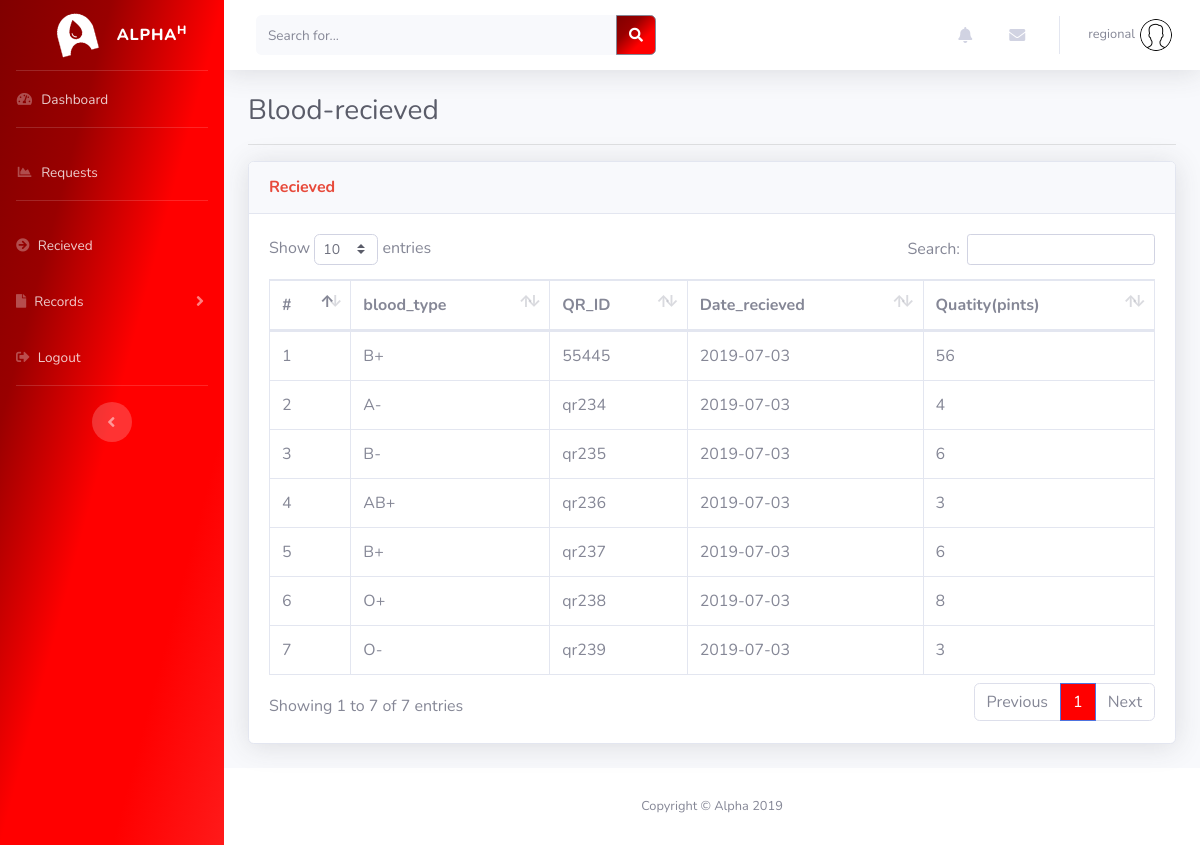
/recieved.php (signed in), run on the app's committed database.
### tables this page shows
CREATE TABLE `blood_recieved` (
  `id` int(11) NOT NULL,
  `blood_type` varchar(250) NOT NULL,
  `blood_rhesus` varchar(250) NOT NULL,
  `Qr_id` varchar(250) NOT NULL,
  `Quantity` int(230) NOT NULL,
  `Date` date NOT NULL DEFAULT current_timestamp()
);

### recieved.php (the view, shortened to what this page needs)
<?php
    $username = $_SESSION['username'];
?>
<!DOCTYPE html>
<html lang="en">
<head>
  <link href="vendor/fontawesome-free/css/all.min.css" rel="stylesheet" type="text/css">
  <link href="css/sb-admin-2.min.css" rel="stylesheet">
  <link href="vendor/datatables/dataTables.bootstrap4.min.css" rel="stylesheet">
</head>
<body id="page-top">
  <div id="wrapper">
    <ul class="navbar-nav  sidebar sidebar-dark accordion" id="accordionSidebar">
      <a class="sidebar-brand d-flex align-items-center justify-content-center" href="index.html">
        <div class="sidebar-brand-icon rotate-n-15">
          <img src="img/logo_trans.png" alt="" style="max-width: 80px;">
        </div>
        <div class="sidebar-brand-text mx-0">ALPHA<sup>H</sup></div>
      </a>
      <hr class="sidebar-divider my-0">
      <li class="nav-item">
        <a class="nav-link" href="hospital.php">
          <i class="fas fa-fw fa-tachometer-alt"></i>
          <span>Dashboard</span></a>
      </li>
      <hr class="sidebar-divider">
      <li class="nav-item">
        <a class="nav-link" href="request.php">
          <i class="fas fa-fw fa-chart-area"></i>
          <span>Requests</span></a>
      </li>
      <hr class="sidebar-divider">
      <li class="nav-item">
        <a class="nav-link" href="recieved.php">
          <i class="fas fa-arrow-circle-right"></i>
          <span>Recieved</span></a>
      </li>
      <li class="nav-item">
        <a class="nav-link collapsed" href="#" data-toggle="collapse" data-target="#collapsePages" aria-expanded="true" aria-controls="collapsePages">
          <i class="fas fa-file"></i>
          <span>Records</span>
        </a>
      </li>
      <li class="nav-item">
        <a class="nav-link" href="index.php">
        <i class="fas fa-sign-out-alt"></i>
          <span>Logout</span></a>
      </li>
      <hr class="sidebar-divider d-none d-md-block">
      <div class="text-center d-none d-md-inline">
        <button class="rounded-circle border-0" id="sidebarToggle"></button>
      </div>
    </ul>
    <div id="content-wrapper" class="d-flex flex-column">
      <div id="content">
        <nav class="navbar navbar-expand navbar-light bg-white topbar mb-4 static-top shadow">
          <form class="d-none d-sm-inline-block form-inline mr-auto ml-md-3 my-2 my-md-0 mw-100 navbar-search">
            <div class="input-group">
              <input type="text" class="form-control bg-light border-0 small" placeholder="Search for..." aria-label="Search" aria-describedby="basic-addon2" style="height: 40px;">
              <div class="input-group-append">
                <button class="btn btn-secondary" type="button" id="btn-search" style="background-color: #AE3E48; height: 40px;">
                  <i class="fas fa-search fa-sm"></i>
                </button>
              </div>
            </div>
          </form>
          <ul class="navbar-nav ml-auto">
            <li class="nav-item dropdown no-arrow mx-1">
              <a class="nav-link dropdown-toggle" href="#" id="alertsDropdown" role="button" data-toggle="dropdown" aria-haspopup="true" aria-expanded="false">
                <i class="fas fa-bell fa-fw"></i>
              </a>
            </li>
            <li class="nav-item dropdown no-arrow mx-1">
              <a class="nav-link dropdown-toggle" href="#" id="messagesDropdown" role="button" data-toggle="dropdown" aria-haspopup="true" aria-expanded="false">
                <i class="fas fa-envelope fa-fw"></i>
              </a>
            </li>
            <li class="nav-item dropdown no-arrow">
              <a class="nav-link dropdown-toggle" href="#" id="userDropdown" role="button" data-toggle="dropdown" aria-haspopup="true" aria-expanded="false">
                <span class="mr-0 d-none d-lg-inline text-gray-600 small"><?php echo $username ?></span>
                <img class="img-profile rounded-circle" src="img/man.png" style="margin-left: 5px;">
              </a>
            </li>
          </ul>
        </nav>
        <div class="container-fluid">
          <h1 class="h3 mb-2 text-gray-800">Blood-recieved</i></h1>
            <hr>
           <div class="card shadow mb-4">
            <div class="card-header py-3">
              <h6 class="m-0 font-weight-bold text-danger">Recieved</h6>
            </div>
            <div class="card-body">
              <div class="table-responsive">
                <table class="table table-bordered" id="dataTable" width="100%" cellspacing="0">
                  <thead>
                    <tr>
                      <th>#</th>
                      <th>blood_type</th>
                      <th>QR_ID</th>
                      <th>Date_recieved</th>
                      <th>Quatity(pints)</th>
                    </tr>
                  </thead>
                  <tbody>
                    <?php
                            include ('db_conn.php');
                            $sql = mysqli_query($conn, 'SELECT * FROM blood_recieved');
                             while($data = mysqli_fetch_array($sql)) {
                                echo '
                                    <tr>
                                        <td>'.$data['id'].'</td>
                                        <td>'.$data['blood_type'].'</td>
                                        <td>'.$data['Qr_id'].'</td>
                                        <td>'.$data['Date'].'</td>
                                        <td>'.$data['Quantity'].'</td>
                                    </tr>
                                ';
                            }
                        ?>
                  </tbody>
                </table>
              </div>
            </div>
          </div>
        </div>
      </div>
      <footer class="sticky-footer bg-white">
        <div class="container my-auto">
          <div class="copyright text-center my-auto">
            <span>Copyright &copy; Alpha 2019</span>
          </div>
        </div>
      </footer>
    </div>
  </div>
</body>
</html>

### recieved.php (style rules this page uses)
#accordionSidebar { background-image: linear-gradient(to bottom right, #800000, #990000, #f00, #f00, #ff1a1a); }
.btn-secondary { background-image: linear-gradient(to bottom right, #800000, #990000, #f00, #f00); }

### data on the page
blood_recieved: id "1", blood_type "B+", Qr "55445", Date "2019-07-03", Quantity "56"
blood_recieved: id "2", blood_type "A-", Qr "qr234", Date "2019-07-03", Quantity "4"
blood_recieved: id "3", blood_type "B-", Qr "qr235", Date "2019-07-03", Quantity "6"
blood_recieved: id "4", blood_type "AB+", Qr "qr236", Date "2019-07-03", Quantity "3"
blood_recieved: id "5", blood_type "B+", Qr "qr237", Date "2019-07-03", Quantity "6"
blood_recieved: id "6", blood_type "O+", Qr "qr238", Date "2019-07-03", Quantity "8"
blood_recieved: id "7", blood_type "O-", Qr "qr239", Date "2019-07-03", Quantity "3"

### other printed values
$username "regional"
